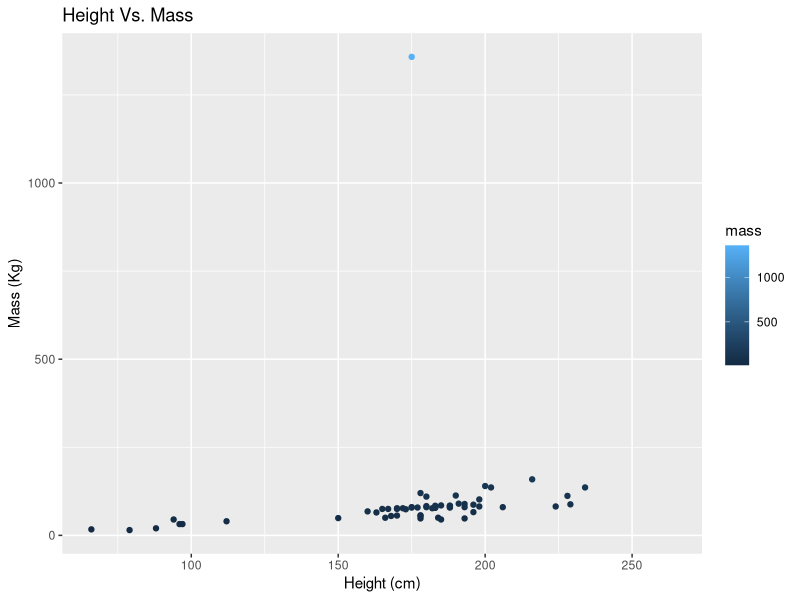
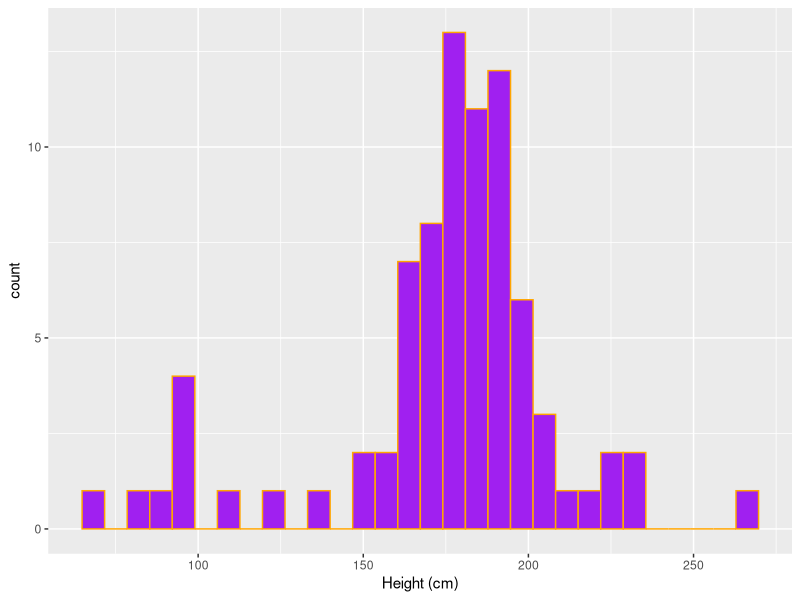

Reproduce these figures in R, in order.
## ---- chunk 1
#| message: false
#Load Libraries
library(tidyverse)
## ---- chunk 2
#| include: false
# Reviewing the dataset
head(starwars)
head(starwars)
dim(starwars)
## ---- chunk 3
#| echo: false
ggplot(data=starwars, aes(x=height, y=mass,color=mass)) + 
  geom_point() +
  labs(x="Height (cm)",
       y="Mass (Kg)", title=("Height Vs. Mass"))
## ---- chunk 4
#| fig-cap: "this is my figure caption"
#| fig-alt: "this is some alt text"
ggplot(data = starwars, aes(x = height)) + geom_histogram(fill ="purple", color="orange") + labs (x= "Height (cm)")
## ---- chunk 5

sw_height_mean<-round(mean(starwars$height, na.rm=TRUE), 
                      digits=3)
